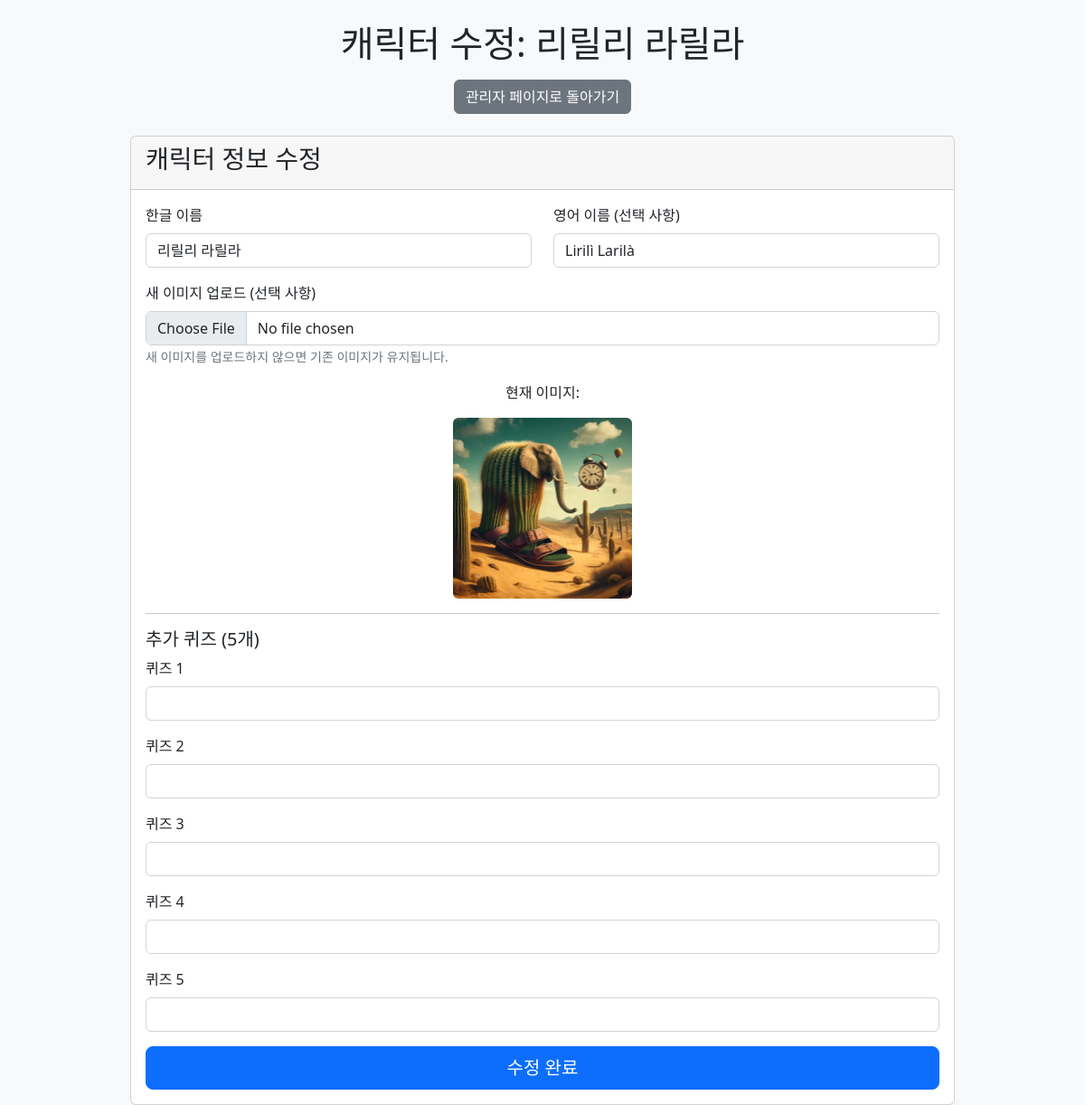
The app's page /edit/4 with its own data.
### app.py (models this page shows, shortened)
class Character(db.Model):
    id = db.Column(db.Integer, primary_key=True)
    name_ko = db.Column(db.String(100), nullable=False, unique=True)
    name_en = db.Column(db.String(100), nullable=True)
    image_file = db.Column(db.String(100), nullable=False)
    question1 = db.Column(db.String(200), nullable=True)
    question2 = db.Column(db.String(200), nullable=True)
    question3 = db.Column(db.String(200), nullable=True)
    question4 = db.Column(db.String(200), nullable=True)
    question5 = db.Column(db.String(200), nullable=True)

### app.py (the view, shortened to what this page needs)
@app.route('/edit/<int:id>', methods=['GET', 'POST'])
def edit_character(id):
    character = Character.query.get_or_404(id)
    return render_template('edit_character.html', character=character)

### app.py (called while the page is built)
@app.after_request
def add_header(response):
    response.headers['Cache-Control'] = 'no-cache, no-store, must-revalidate'
    response.headers['Pragma'] = 'no-cache'
    response.headers['Expires'] = '0'
    return response

### templates/edit_character.html (shortened to what this page needs)
{% extends "layout.html" %}
{% block content %}
<div class="container">
    <div class="text-center my-4">
        <h1>캐릭터 수정: {{ character.name_ko }}</h1>
        <a href="{{ url_for('admin') }}" class="btn btn-secondary mt-2">관리자 페이지로 돌아가기</a>
    </div>
    <div class="card">
        <div class="card-header">
            <h3>캐릭터 정보 수정</h3>
        </div>
        <div class="card-body">
            <form method="POST" enctype="multipart/form-data">
                <div class="row">
                    <div class="col-md-6 mb-3">
                        <label for="name_ko" class="form-label">한글 이름</label>
                        <input type="text" class="form-control" id="name_ko" name="name_ko" value="{{ character.name_ko }}" required>
                    </div>
                    <div class="col-md-6 mb-3">
                        <label for="name_en" class="form-label">영어 이름 (선택 사항)</label>
                        <input type="text" class="form-control" id="name_en" name="name_en" value="{{ character.name_en or '' }}">
                    </div>
                </div>
                <div class="mb-3">
                    <label for="image" class="form-label">새 이미지 업로드 (선택 사항)</label>
                    <input type="file" class="form-control" id="image" name="image" accept=".png,.jpg,.jpeg,.webp" onchange="previewImage(event)">
                    <small class="form-text text-muted">새 이미지를 업로드하지 않으면 기존 이미지가 유지됩니다.</small>
                </div>
                <div class="mb-3 text-center">
                    <p>현재 이미지:</p>
                    <img id="thumbnail-preview" src="{{ url_for('static', filename='uploads/' + character.image_file) }}" alt="이미지 미리보기" class="img-fluid rounded" style="max-height: 200px;">
                </div>
                <hr>
                <h5>추가 퀴즈 (5개)</h5>
                {% for i in range(1, 6) %}
                <div class="mb-3">
                    <label for="question{{i}}" class="form-label">퀴즈 {{i}}</label>
                    <input type="text" class="form-control" id="question{{i}}" name="question{{i}}" value="{{ character['question' + i|string] or '' }}">
                </div>
                {% endfor %}
                <div class="d-grid">
                    <button type="submit" class="btn btn-primary btn-lg">수정 완료</button>
                </div>
            </form>
        </div>
    </div>
</div>
{% endblock %}

### templates/layout.html (style rules this page uses)
body { background-color: #f8f9fa; }
.container { max-width: 960px; }

### records on screen
Character: name_ko "리릴리 라릴라", name_en "Lirilì Larilà", image_file (picture)

### other values on screen
{{ i }} "1" "2" "3" "4" "5"
